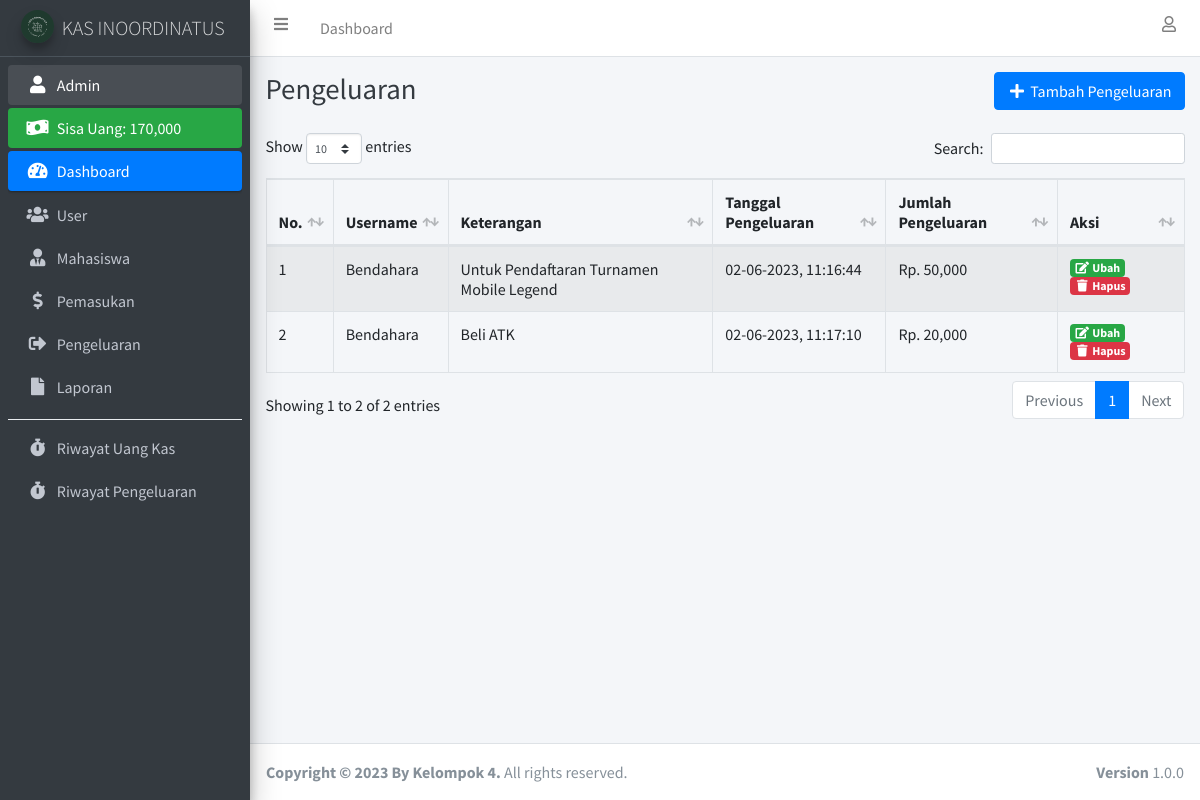
The app's page /pengeluaran.php (signed in) with its own data.
### tables this page shows
CREATE TABLE `user` (
  `id_user` int(11) NOT NULL,
  `nama_lengkap` varchar(100) NOT NULL,
  `username` varchar(100) NOT NULL,
  `password` varchar(255) NOT NULL,
  `id_jabatan` int(11) NOT NULL
);

CREATE TABLE `pengeluaran` (
  `id_pengeluaran` int(11) NOT NULL,
  `jumlah_pengeluaran` int(11) NOT NULL,
  `keterangan` text NOT NULL,
  `tanggal_pengeluaran` int(11) NOT NULL,
  `id_user` int(11) NOT NULL
);

### connection.php (called while the page is built, shortened)
<?php
	$host		= "localhost";
	$username	= "root";
	$password	= "";
	$database	= "kas";
	$conn 		= mysqli_connect($host, $username, $password, $database);
if (isset($_SESSION['id_user'])) {
	function dataUser() {
		global $conn;
		$id_user = $_SESSION['id_user'];
		return mysqli_fetch_assoc(mysqli_query($conn, "SELECT * FROM user INNER JOIN jabatan ON user.id_jabatan = jabatan.id_jabatan WHERE id_user = '$id_user'"));
	}
}

### pengeluaran.php (the view, shortened to what this page needs)
<?php
  require 'connection.php';
  $pengeluaran = mysqli_query($conn, "SELECT * FROM pengeluaran INNER JOIN user ON pengeluaran.id_user = user.id_user");
?>
<!DOCTYPE html>
<html>
<head>
  <?php include 'include/css.php'; ?>
</head>
<body class="hold-transition sidebar-mini layout-fixed">
<div class="wrapper">
  <?php include 'include/navbar.php'; ?>
  <?php include 'include/sidebar.php'; ?>
  <div class="content-wrapper">
    <div class="content-header">
      <div class="container-fluid">
        <div class="row mb-2">
          <div class="col-sm">
            <h1 class="m-0 text-dark">Pengeluaran</h1>
          </div>
          <div class="col-sm text-right">
            <?php if ($_SESSION['id_jabatan'] !== '3'): ?>
              <button class="btn btn-primary" data-toggle="modal" data-target="#tambahPengeluaranModal"><i class="fas fa-fw fa-plus"></i> Tambah Pengeluaran</button>
            <?php endif ?>
          </div>
        </div>
      </div>
    </div>
    <section class="content">
      <div class="container-fluid">
        <div class="row">
          <div class="col-lg">
            <div class="table-responsive">
              <table class="table table-bordered table-hover table-striped" id="table_id">
                <thead>
                  <tr>
                    <th>No.</th>
                    <th>Username</th>
                    <th>Keterangan</th>
                    <th>Tanggal Pengeluaran</th>
                    <th>Jumlah Pengeluaran</th>
                    <?php if ($_SESSION['id_jabatan'] !== '3'): ?>
                      <th>Aksi</th>
                    <?php endif ?>
                  </tr>
                </thead>
                <tbody>
                  <?php $i = 1; ?>
                  <?php foreach ($pengeluaran as $dp): ?>
                    <tr>
                      <td><?= $i++; ?></td>
                      <td><?= $dp['username']; ?></td>
                      <td><?= $dp['keterangan']; ?></td>
                      <td><?= date("d-m-Y, H:i:s", $dp['tanggal_pengeluaran']); ?></td>
                      <td>Rp. <?= number_format($dp['jumlah_pengeluaran']); ?></td>
                      <?php if ($_SESSION['id_jabatan'] !== '3'): ?>
                        <td>
                          <a href="" class="badge badge-success" data-toggle="modal" data-target="#editPengeluaranModal<?= $dp['id_pengeluaran']; ?>"><i class="fas fa-fw fa-edit"></i> Ubah</a>
                          <?php if ($_SESSION['id_jabatan'] == '1'): ?>
                            <a href="hapus_pengeluaran.php?id_pengeluaran=<?= $dp['id_pengeluaran']; ?>" class="badge badge-danger btn-delete" data-nama="Pengeluaran : Rp. <?= number_format($dp['jumlah_pengeluaran']); ?> | <?= $dp['keterangan']; ?>"><i class="fas fa-fw fa-trash"></i> Hapus</a>
                          <?php endif ?>
                        </td>
                      <?php endif ?>
                    </tr>
                  <?php endforeach ?>
                </tbody>
              </table>
            </div>
          </div>
        </div>
      </div>
    </section>
  </div>
  <footer class="main-footer">
    <strong>Copyright &copy; 2023 By Kelompok 4.</strong>
    All rights reserved.
    <div class="float-right d-none d-sm-inline-block">
      <b>Version</b> 1.0.0
    </div>
  </footer>
</div>
</body>
</html>

### include/sidebar.php
<?php
$dataUser = dataUser();
$jml_pengeluaran = mysqli_fetch_assoc(mysqli_query($conn, "SELECT sum(jumlah_pengeluaran) as jml_pengeluaran FROM pengeluaran"));
$jml_pengeluaran = $jml_pengeluaran['jml_pengeluaran'];
$jml_uang_kas = mysqli_fetch_assoc(mysqli_query($conn, "SELECT sum(minggu_ke_1 + minggu_ke_2 + minggu_ke_3 + minggu_ke_4) as jml_uang_kas FROM uang_kas"));
$jml_uang_kas = $jml_uang_kas['jml_uang_kas'];
?>
<aside class="main-sidebar sidebar-dark-primary elevation-4">
  <a href="index.php" class="brand-link">
    <img src="assets/img/img_properties/logoo.jpg" alt="AdminLTE Logo" class="brand-image img-circle elevation-3" style="opacity: .8">
    <span class="brand-text font-weight-light">KAS INOORDINATUS</span>
  </a>
  <div class="sidebar">
    <nav class="mt-2">
      <ul class="nav nav-pills nav-sidebar flex-column" data-widget="treeview" role="menu" data-accordion="false">
        <li class="nav-item has-treeview menu-open">
          <a href="profile.php" class="nav-link"><i class="nav-icon fas fa-fw fa-user"></i>
            <p><?= $dataUser['username']; ?></p>
          </a>
        </li>
        <li class="nav-item">
          <div class="bg-success nav-link text-white">
            <i class="nav-icon fas fa-money-bill-wave"></i>
            <p>
              Sisa Uang: <?= number_format($jml_uang_kas - $jml_pengeluaran); ?>
            </p>
          </div>
        </li>
        <li class="nav-item has-treeview menu-open">
          <a href="index.php" class="nav-link active">
            <i class="nav-icon fas fa-tachometer-alt"></i>
            <p>
              Dashboard
            </p>
          </a>
        </li>
        <?php if ($dataUser['id_jabatan'] == '1') : ?>
          <li class="nav-item">
            <a href="user.php" class="nav-link">
              <i class="nav-icon fas fa-users"></i>
              <p>
                User
              </p>
            </a>
          </li>
        <?php endif ?>
        <li class="nav-item">
          <a href="siswa.php" class="nav-link">
            <i class="fas fa-user-tie nav-icon"></i>
            <p>Mahasiswa</p>
          </a>
        </li>
        <li class="nav-item">
          <a href="uang_kas.php" class="nav-link">
            <i class="fas fa-dollar-sign nav-icon"></i>
            <p>Pemasukan</p>
          </a>
        </li>
        <li class="nav-item">
          <a href="pengeluaran.php" class="nav-link">
            <i class="fas fa-sign-out-alt nav-icon"></i>
            <p>Pengeluaran</p>
          </a>
        </li>
        <li class="nav-item">
          <a href="laporan.php" class="nav-link">
            <i class="fas fa-file nav-icon"></i>
            <p>Laporan</p>
          </a>
        </li>
        <div class="dropdown-divider"></div>
        <li class="nav-item">
          <a href="riwayat.php" class="nav-link">
            <i class="fas fa-stopwatch nav-icon"></i>
            <p>Riwayat Uang Kas</p>
          </a>
        </li>
        <li class="nav-item">
          <a href="riwayat_pengeluaran.php" class="nav-link">
            <i class="fas fa-stopwatch nav-icon"></i>
            <p>Riwayat Pengeluaran</p>
          </a>
        </li>
      </ul>
    </nav>
  </div>
</aside>

### records on screen
user: username "Admin"
pengeluaran: id_user.username "Bendahara", keterangan "Untuk Pendaftaran Turnamen Mobile Legend", tanggal_pengeluaran "02-06-2023, 11:16:44", jumlah_pengeluaran "50,000"
pengeluaran: id_user.username "Bendahara", keterangan "Beli ATK", tanggal_pengeluaran "02-06-2023, 11:17:10", jumlah_pengeluaran "20,000"

### other values on screen
$jml_uang_kas - $jml_pengeluaran "170,000"
